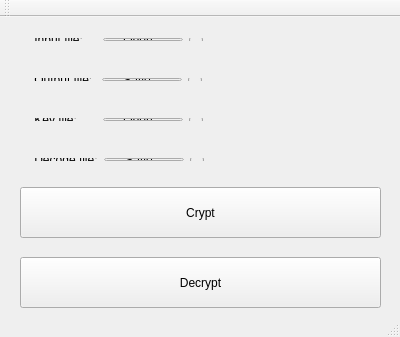
<?xml version="1.0" encoding="UTF-8"?>
<ui version="4.0">
 <class>MainWindow</class>
 <widget class="QMainWindow" name="MainWindow">
  <property name="geometry">
   <rect>
    <x>0</x>
    <y>0</y>
    <width>400</width>
    <height>337</height>
   </rect>
  </property>
  <property name="windowTitle">
   <string>Data Encryption Standard</string>
  </property>
  <widget class="QWidget" name="centralWidget">
   <widget class="QPushButton" name="crypt">
    <property name="geometry">
     <rect>
      <x>20</x>
      <y>170</y>
      <width>361</width>
      <height>51</height>
     </rect>
    </property>
    <property name="text">
     <string>Crypt</string>
    </property>
   </widget>
   <widget class="QPushButton" name="decrypt">
    <property name="geometry">
     <rect>
      <x>20</x>
      <y>240</y>
      <width>361</width>
      <height>51</height>
     </rect>
    </property>
    <property name="text">
     <string>Decrypt</string>
    </property>
   </widget>
   <widget class="QWidget" name="layoutWidget">
    <property name="geometry">
     <rect>
      <x>20</x>
      <y>10</y>
      <width>370</width>
      <height>25</height>
     </rect>
    </property>
    <layout class="QHBoxLayout" name="horizontalLayout">
     <item>
      <widget class="QLabel" name="label">
       <property name="text">
        <string> Input file:    </string>
       </property>
      </widget>
     </item>
     <item>
      <widget class="QPushButton" name="push_input">
       <property name="text">
        <string>Open...</string>
       </property>
      </widget>
     </item>
     <item>
      <widget class="QRadioButton" name="radioButton">
       <property name="enabled">
        <bool>false</bool>
       </property>
       <property name="text">
        <string/>
       </property>
      </widget>
     </item>
     <item>
      <widget class="QLabel" name="label_5">
       <property name="minimumSize">
        <size>
         <width>200</width>
         <height>0</height>
        </size>
       </property>
       <property name="text">
        <string/>
       </property>
      </widget>
     </item>
    </layout>
   </widget>
   <widget class="QWidget" name="layoutWidget">
    <property name="geometry">
     <rect>
      <x>20</x>
      <y>50</y>
      <width>369</width>
      <height>25</height>
     </rect>
    </property>
    <layout class="QHBoxLayout" name="horizontalLayout_2">
     <item>
      <widget class="QLabel" name="label_2">
       <property name="text">
        <string> Output file: </string>
       </property>
      </widget>
     </item>
     <item>
      <widget class="QPushButton" name="push_output">
       <property name="text">
        <string>Save...</string>
       </property>
      </widget>
     </item>
     <item>
      <widget class="QRadioButton" name="radioButton_2">
       <property name="enabled">
        <bool>false</bool>
       </property>
       <property name="text">
        <string/>
       </property>
      </widget>
     </item>
     <item>
      <widget class="QLabel" name="label_6">
       <property name="minimumSize">
        <size>
         <width>200</width>
         <height>0</height>
        </size>
       </property>
       <property name="text">
        <string/>
       </property>
      </widget>
     </item>
    </layout>
   </widget>
   <widget class="QWidget" name="">
    <property name="geometry">
     <rect>
      <x>20</x>
      <y>90</y>
      <width>368</width>
      <height>25</height>
     </rect>
    </property>
    <layout class="QHBoxLayout" name="horizontalLayout_3">
     <item>
      <widget class="QLabel" name="label_3">
       <property name="text">
        <string> Key file:      </string>
       </property>
      </widget>
     </item>
     <item>
      <widget class="QPushButton" name="push_key">
       <property name="text">
        <string>Open...</string>
       </property>
      </widget>
     </item>
     <item>
      <widget class="QRadioButton" name="radioButton_3">
       <property name="enabled">
        <bool>false</bool>
       </property>
       <property name="text">
        <string/>
       </property>
      </widget>
     </item>
     <item>
      <widget class="QLabel" name="label_7">
       <property name="minimumSize">
        <size>
         <width>200</width>
         <height>0</height>
        </size>
       </property>
       <property name="text">
        <string/>
       </property>
      </widget>
     </item>
    </layout>
   </widget>
   <widget class="QWidget" name="">
    <property name="geometry">
     <rect>
      <x>20</x>
      <y>130</y>
      <width>368</width>
      <height>25</height>
     </rect>
    </property>
    <layout class="QHBoxLayout" name="horizontalLayout_4">
     <item>
      <widget class="QLabel" name="label_4">
       <property name="text">
        <string> Decode file:</string>
       </property>
      </widget>
     </item>
     <item>
      <widget class="QPushButton" name="push_decode">
       <property name="text">
        <string>Save...</string>
       </property>
      </widget>
     </item>
     <item>
      <widget class="QRadioButton" name="radioButton_4">
       <property name="enabled">
        <bool>false</bool>
       </property>
       <property name="text">
        <string/>
       </property>
      </widget>
     </item>
     <item>
      <widget class="QLabel" name="label_8">
       <property name="minimumSize">
        <size>
         <width>200</width>
         <height>0</height>
        </size>
       </property>
       <property name="text">
        <string/>
       </property>
      </widget>
     </item>
    </layout>
   </widget>
  </widget>
  <widget class="QToolBar" name="mainToolBar">
   <attribute name="toolBarArea">
    <enum>TopToolBarArea</enum>
   </attribute>
   <attribute name="toolBarBreak">
    <bool>false</bool>
   </attribute>
  </widget>
  <widget class="QStatusBar" name="statusBar"/>
 </widget>
 <layoutdefault spacing="6" margin="11"/>
 <resources/>
 <connections/>
</ui>
